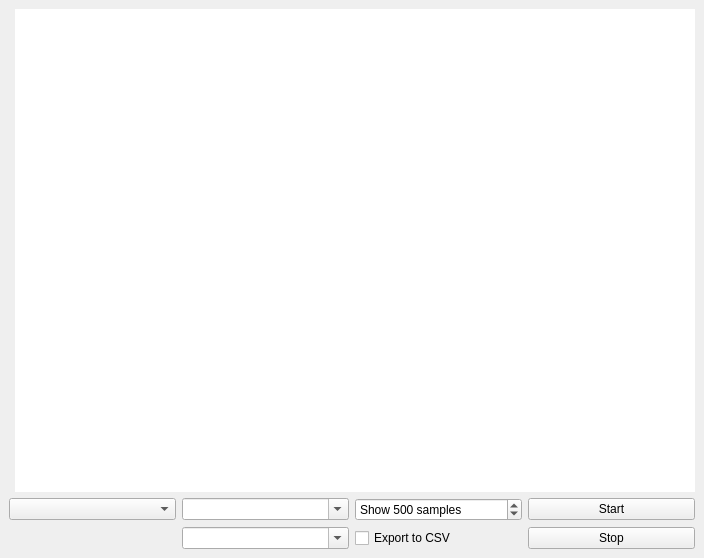
<?xml version="1.0" encoding="UTF-8"?>
<ui version="4.0">
 <class>MainWindow</class>
 <widget class="QMainWindow" name="MainWindow">
  <property name="geometry">
   <rect>
    <x>0</x>
    <y>0</y>
    <width>704</width>
    <height>558</height>
   </rect>
  </property>
  <property name="minimumSize">
   <size>
    <width>0</width>
    <height>0</height>
   </size>
  </property>
  <property name="windowTitle">
   <string>SocScrollSave</string>
  </property>
  <property name="styleSheet">
   <string notr="true"/>
  </property>
  <property name="tabShape">
   <enum>QTabWidget::Rounded</enum>
  </property>
  <widget class="QWidget" name="centralwidget">
   <layout class="QGridLayout" name="gridLayout">
    <item row="7" column="0" colspan="2">
     <layout class="QGridLayout" name="Layout_controls">
      <item row="1" column="1">
       <widget class="QComboBox" name="cBox_Speed">
        <property name="editable">
         <bool>true</bool>
        </property>
       </widget>
      </item>
      <item row="1" column="3">
       <widget class="QPushButton" name="pButton_Stop">
        <property name="text">
         <string>Stop</string>
        </property>
       </widget>
      </item>
      <item row="0" column="1">
       <widget class="QComboBox" name="cBox_Port">
        <property name="editable">
         <bool>true</bool>
        </property>
       </widget>
      </item>
      <item row="0" column="0">
       <widget class="QComboBox" name="cBox_Source"/>
      </item>
      <item row="0" column="3">
       <widget class="QPushButton" name="pButton_Start">
        <property name="minimumSize">
         <size>
          <width>0</width>
          <height>0</height>
         </size>
        </property>
        <property name="text">
         <string>Start</string>
        </property>
       </widget>
      </item>
      <item row="0" column="2">
       <widget class="QSpinBox" name="sBox_Samples">
        <property name="suffix">
         <string> samples</string>
        </property>
        <property name="prefix">
         <string>Show </string>
        </property>
        <property name="minimum">
         <number>1</number>
        </property>
        <property name="maximum">
         <number>100000</number>
        </property>
        <property name="value">
         <number>500</number>
        </property>
       </widget>
      </item>
      <item row="1" column="2">
       <widget class="QCheckBox" name="chBox_export">
        <property name="enabled">
         <bool>true</bool>
        </property>
        <property name="text">
         <string>Export to CSV</string>
        </property>
       </widget>
      </item>
     </layout>
    </item>
    <item row="2" column="1">
     <layout class="QGridLayout" name="Layout_graphs">
      <item row="0" column="0">
       <widget class="GraphicsLayoutWidget" name="plt">
        <property name="autoFillBackground">
         <bool>false</bool>
        </property>
        <property name="styleSheet">
         <string notr="true">border: 0px;</string>
        </property>
        <property name="frameShape">
         <enum>QFrame::StyledPanel</enum>
        </property>
        <property name="frameShadow">
         <enum>QFrame::Plain</enum>
        </property>
        <property name="lineWidth">
         <number>0</number>
        </property>
       </widget>
      </item>
     </layout>
    </item>
   </layout>
  </widget>
 </widget>
 <customwidgets>
  <customwidget>
   <class>GraphicsLayoutWidget</class>
   <extends>QGraphicsView</extends>
   <header>pyqtgraph</header>
  </customwidget>
 </customwidgets>
 <resources/>
 <connections/>
</ui>
